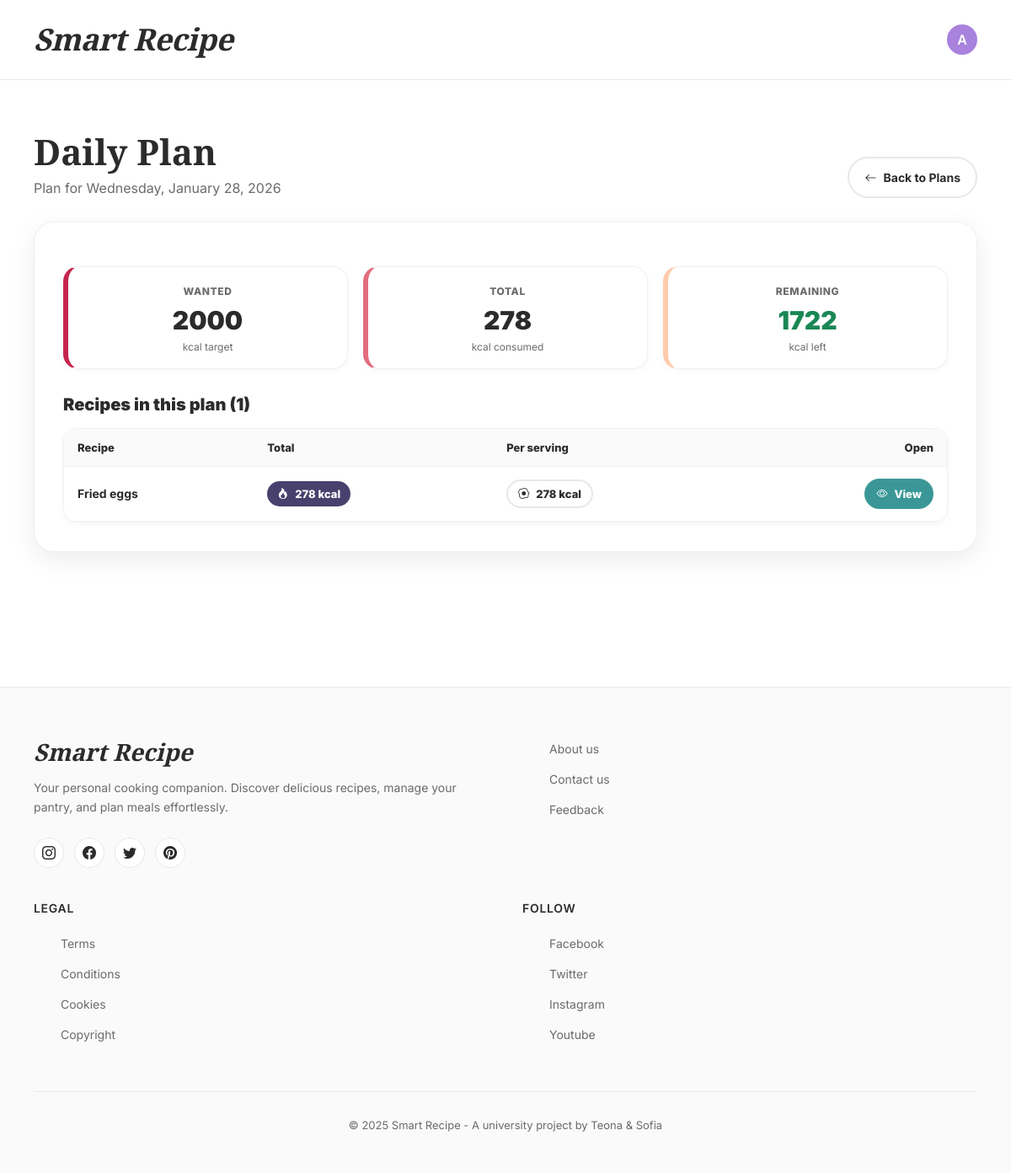
/plans/6/ (signed in), run on an earlier commit of the app's database.
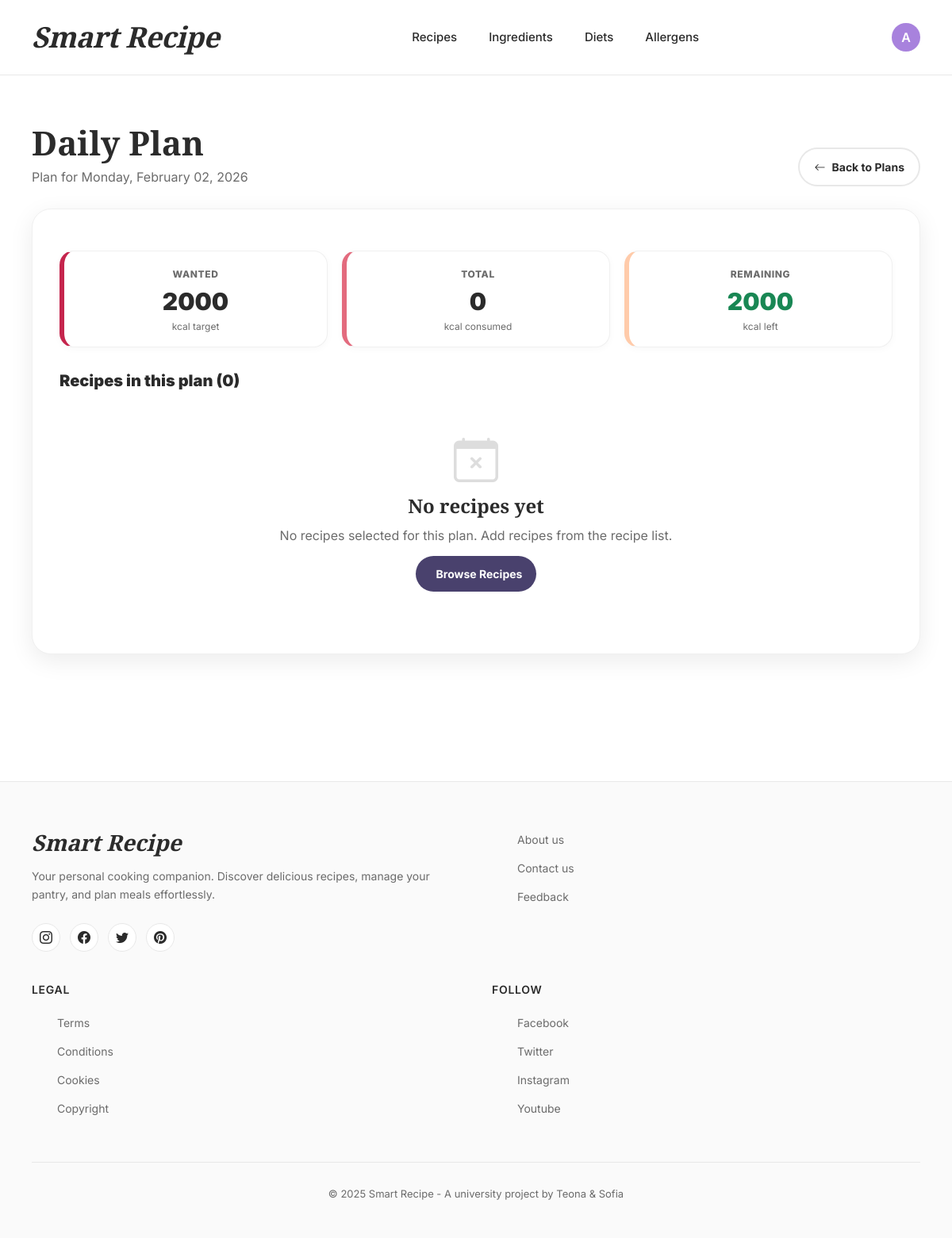
And on a later commit of the database.
### smart_recipe_app/models.py (models this page shows, shortened)
class DailyPlan(models.Model):
    user = models.ForeignKey(settings.AUTH_USER_MODEL, on_delete=models.CASCADE, related_name='daily_plans')
    date = models.DateField(default=date.today)
    wanted_calories = models.PositiveIntegerField()
    recipes = models.ManyToManyField(Recipe, related_name='daily_plans', blank=True)
    class Meta:
        unique_together = ('user', 'date')
    @property
    def total_calories(self):
        return sum((r.calories_per_serving or 0) for r in self.recipes.all())
    @property
    def remaining_calories(self):
        return self.wanted_calories - self.total_calories

class Recipe(models.Model):
    name = models.CharField(max_length=200)
    description = models.TextField(blank=True)
    no_of_servings = models.PositiveIntegerField(default=1)
    preparation_time = models.PositiveIntegerField(help_text="Minutes")
    image = models.ImageField(upload_to='recipes/', blank=True, null=True)
    ingredients = models.ManyToManyField(Ingredient, through='RecipeIngredientRelation', related_name='recipes')  # ingredient.recipes.all()
    @property
    def total_calories(self):
        return sum(ingredient_per_recipe.calories for ingredient_per_recipe in self.recipe_ingredients.all())
    @property
    def calories_per_serving(self):
        if self.no_of_servings:
            return self.total_calories / self.no_of_servings
        return None

class RecipeIngredientRelation(models.Model):
    recipe = models.ForeignKey(Recipe, on_delete=models.CASCADE, related_name='recipe_ingredients')  # recipe.recipe_ingredients.all()
    ingredient = models.ForeignKey(Ingredient, on_delete=models.CASCADE, related_name='ingredient_recipes')  # ingredients.ingredient_recipes.all()
    quantity = models.FloatField(validators=[MinValueValidator(0.000001)], help_text="Amount in ingredient.base_unit (e.g., 200 g, 2 piece)")    # how many of the base_units (like 4 bananas)
    class Meta:
        unique_together = ('recipe', 'ingredient')
    @property
    def calories(self):
        return self.quantity * self.ingredient.calories_per_one_unit

class Ingredient(models.Model):
    UNIT_CHOICES = [
        ('g', 'grams (g)'),
        ('ml', 'milliliters (ml)'),
        ('pcs', 'pieces'),
        ('tsp', 'teaspoon'),
        ('tbsp', 'tablespoon'),
        ('cup', 'cup'),
    ]
    name = models.CharField(max_length=100, unique=True)
    base_unit = models.CharField(max_length=20, choices=UNIT_CHOICES,
                                 help_text="Mass units like kilograms (kg), grams (g), liters (l) and etc.")
    base_amount = models.FloatField(validators=[MinValueValidator(0.000001)], help_text="Amount of base_unit used for calorie calculation (e.g. 100 g, 100 ml, 1 piece)")
    calories_per_base_amount = models.FloatField(validators=[MinValueValidator(0)], help_text="Calories for the base amount (e.g. kcal per 100 g)")
    allergens = models.ManyToManyField(Allergen, blank=True, related_name='ingredients')  # allergen.ingredients.all()
    diets = models.ManyToManyField(Diet, through='IngredientDietRelation', related_name='ingredients')  # diet.ingredients.all()
    @property
    def calories_per_one_unit(self):
        return self.calories_per_base_amount / self.base_amount

### smart_recipe_app/views.py (the view)
# urls.py: path('plans/<int:plan_id>/', views.daily_plan_detail, name='daily_plan_detail'),
@login_required
def daily_plan_detail(request, plan_id):
    plan = get_object_or_404(DailyPlan, id=plan_id, user=request.user)
    return render(request, 'daily_plan/daily_plan_detail.html', {'plan': plan})

### smart_recipe_app/templatetags/helpers.py (called while the page is built)
@register.filter
def has_group(user, group_name):
    return user.is_authenticated and user.groups.filter(name=group_name).exists()

### smart_recipe_app/templates/daily_plan/daily_plan_detail.html (shortened to what this page needs)
{% extends "common/base.html" %}
{% block content %}
<div class="plan-detail-container">
  <div class="page-header">
    <div>
      <h1 class="page-title">Daily Plan</h1>
      <p class="page-subtitle">Plan for {{ plan.date|date:"l, F d, Y" }}</p>
    </div>
    <a href="{% url 'daily_plans' %}" class="btn-pill btn-back">
      <i class="bi bi-arrow-left"></i>
      Back to Plans
    </a>
  </div>
  <div class="detail-card">
    <div class="kpi-grid">
      <div class="kpi-box wanted">
        <div class="kpi-label">Wanted</div>
        <div class="kpi-value">{{ plan.wanted_calories }}</div>
        <div class="kpi-sub">kcal target</div>
      </div>
      <div class="kpi-box total">
        <div class="kpi-label">Total</div>
        <div class="kpi-value">{{ plan.total_calories|floatformat:0 }}</div>
        <div class="kpi-sub">kcal consumed</div>
      </div>
      <div class="kpi-box remaining">
        <div class="kpi-label">Remaining</div>
        <div class="kpi-value">
          {% if plan.remaining_calories < 0 %}
            <span class="text-danger">{{ plan.remaining_calories|floatformat:0 }}</span>
          {% else %}
            <span class="text-success">{{ plan.remaining_calories|floatformat:0 }}</span>
          {% endif %}
        </div>
        <div class="kpi-sub">
          kcal {% if plan.remaining_calories < 0 %}over{% else %}left{% endif %}
        </div>
      </div>
    </div>
    <h3 class="section-title">Recipes in this plan ({{ plan.recipes.count }})</h3>
    {% if plan.recipes.all %}
      <div class="table-responsive table-wrap">
        <table class="items-table">
          <thead>
            <tr>
              <th>Recipe</th>
              <th>Total</th>
              <th>Per serving</th>
              <th class="text-end">Open</th>
            </tr>
          </thead>
          <tbody>
            {% for recipe in plan.recipes.all %}
              <tr>
                <td>
                  <strong>{{ recipe.name }}</strong>
                </td>
                <td>
                  <span class="badge-pill">
                    <i class="bi bi-fire"></i>
                    {{ recipe.total_calories|floatformat:0 }} kcal
                  </span>
                </td>
                <td>
                  {% if recipe.calories_per_serving %}
                    <span class="badge-soft">
                      <i class="bi bi-egg-fried"></i>
                      {{ recipe.calories_per_serving|floatformat:0 }} kcal
                    </span>
                  {% else %}
                    <span class="muted">—</span>
                  {% endif %}
                </td>
                <td class="text-end">
                  <a class="btn-view" href="{% url 'recipe_detail' recipe.id %}">
                    <i class="bi bi-eye"></i>View
                  </a>
                </td>
              </tr>
            {% endfor %}
          </tbody>
        </table>
      </div>
    {% else %}
      <div class="empty-state">
        <i class="bi bi-calendar-x"></i>
        <h3>No recipes yet</h3>
        <p>No recipes selected for this plan. Add recipes from the recipe list.</p>
        <a href="{% url 'recipe_list' %}" class="btn-pill btn-browse">
          Browse Recipes
        </a>
      </div>
    {% endif %}
  </div>
</div>
{% endblock %}

### smart_recipe_app/templates/common/base.html (shortened to what this page needs)
{% load static %}
{% load helpers %}
<html lang="en">
<head>
    <link href="https://cdn.jsdelivr.net/npm/bootstrap@5.3.2/dist/css/bootstrap.min.css" rel="stylesheet">
    <link rel="stylesheet" href="https://cdn.jsdelivr.net/npm/bootstrap-icons@1.11.1/font/bootstrap-icons.css">
</head>
<body>
    <header class="clean-header">
        <div class="header-container">
            <a href="{% url 'index' %}" class="logo-text">Smart Recipe</a>
        {% if user.is_authenticated %}
            <nav class="header-nav">
                {% if user|has_group:"Admin" %}
                    <a href="{% url 'recipe_list' %}" class="nav-link">Recipes</a>
                    <a href="{% url 'ingredient_list' %}" class="nav-link">Ingredients</a>
                    <a href="{% url 'diet_list' %}" class="nav-link">Diets</a>
                    <a href="{% url 'allergen_list' %}" class="nav-link">Allergens</a>
                {% endif %}
            </nav>
            <div class="header-actions">
                <div class="dropdown user-menu">
                    <button class="user-btn dropdown-toggle" type="button" data-bs-toggle="dropdown" aria-expanded="false">
                        <div class="user-avatar">
                            {{ user.username|first|upper }}
                        </div>
                    </button>
                </div>
            </div>
            {% else %}
            <div class="header-actions">
                <a href="{% url 'login' %}" class="nav-link">Login</a>
            </div>
            {% endif %}
        </div>
    </header>
    <main>
        {% block content %}{% endblock %}
    </main>
    <footer class="clean-footer">
        <div class="footer-container">
            <div class="footer-content">
                <div class="footer-brand">
                    <h3>Smart Recipe</h3>
                    <p>Your personal cooking companion. Discover delicious recipes, manage your pantry, and plan meals effortlessly.</p>
                    <div class="social-links">
                        <a href="#" class="social-link" aria-label="Instagram">
                            <i class="bi bi-instagram"></i>
                        </a>
                        <a href="#" class="social-link" aria-label="Facebook">
                            <i class="bi bi-facebook"></i>
                        </a>
                        <a href="#" class="social-link" aria-label="Twitter">
                            <i class="bi bi-twitter"></i>
                        </a>
                        <a href="#" class="social-link" aria-label="Pinterest">
                            <i class="bi bi-pinterest"></i>
                        </a>
                    </div>
                </div>
                <div class="footer-section">
                    <ul class="footer-links">
                        <li><a href="#">About us</a></li>
                        <li><a href="#">Contact us</a></li>
                        <li><a href="#">Feedback</a></li>
                    </ul>
                </div>
                <div class="footer-section">
                    <h4>Legal</h4>
                    <ul class="footer-links">
                        <li><a href="#">Terms</a></li>
                        <li><a href="#">Conditions</a></li>
                        <li><a href="#">Cookies</a></li>
                        <li><a href="#">Copyright</a></li>
                    </ul>
                </div>
                <div class="footer-section">
                    <h4>Follow</h4>
                    <ul class="footer-links">
                        <li><a href="#">Facebook</a></li>
                        <li><a href="#">Twitter</a></li>
                        <li><a href="#">Instagram</a></li>
                        <li><a href="#">Youtube</a></li>
                    </ul>
                </div>
            </div>
            <div class="footer-bottom">
                <p>&copy; 2025 Smart Recipe - A university project by Teona & Sofia</p>
            </div>
        </div>
    </footer>
</body>
</html>

What changed in the data, as far as the page shows it:
removed Recipe: name "Fried eggs", total_calories "278", calories_per_serving "278"
changed DailyPlan: date "Wednesday, January 28, 2026" → "Monday, February 02, 2026"; total_calories "278" → "0"; remaining_calories "1722" → "2000"; recipes.count "1" → "0"
Also different on the page:
text no longer shown: "Recipe Total Per serving Open"
text now shown: "Recipes Ingredients Diets Allergens No recipes yet No recipes selected for this plan. Add recipes from the recipe list. Browse Recipes"
